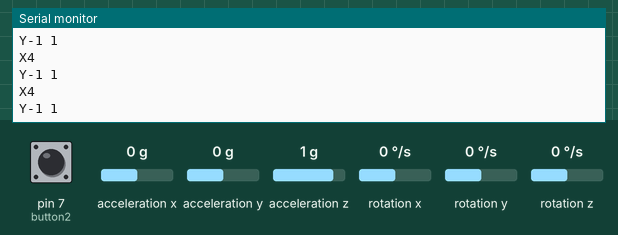
Recording of a sketch running on a simulated Arduino Uno, built with avr-gcc and run on an emulated ATmega328P. Parts: the last lines printed to the serial monitor. Inputs (shaded band) come from the test bench; at power-on: rotation x 0 °/s, pin 7 (button2) LOW, rotation z 0 °/s, acceleration x 0 g, acceleration y 0 g, acceleration z 1 g, rotation y 0 °/s.

Above: at 1.2 s.
1.3 s: rotation x set to -192 °/s
At 2.03 s:
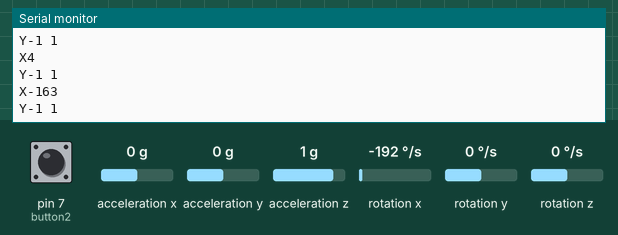
4.3 s: pin 7 (button2) pulled HIGH for 0.45 s
At 4.86 s:
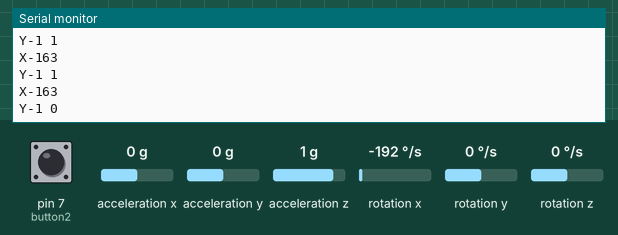
6.2 s: rotation z set to -192 °/s
At 6.88 s:
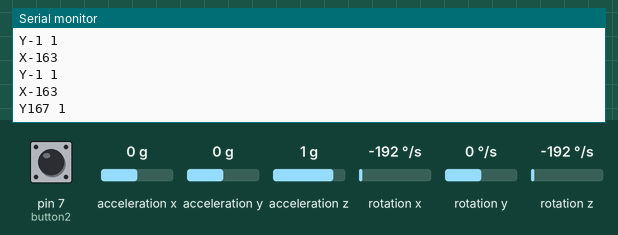
9.2 s: pin 7 (button2) pulled HIGH for 1 s
At 9.71 s:
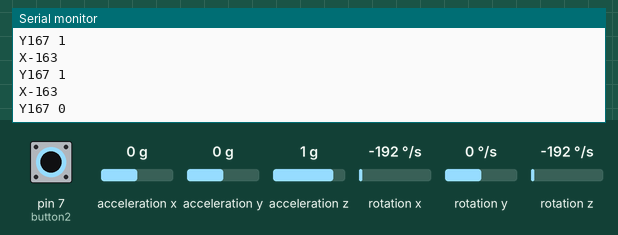
11.7 s: rotation x set to -100 °/s
At 11.73 s:
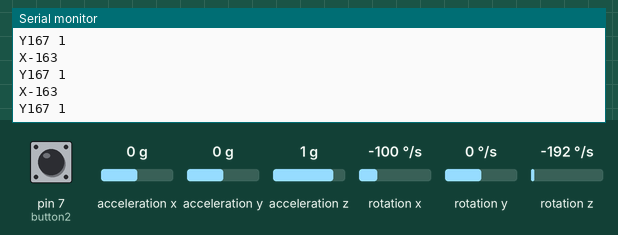
Timing chart, 0 to 14.2 s (numbered marks = the images above; inputs shaded):
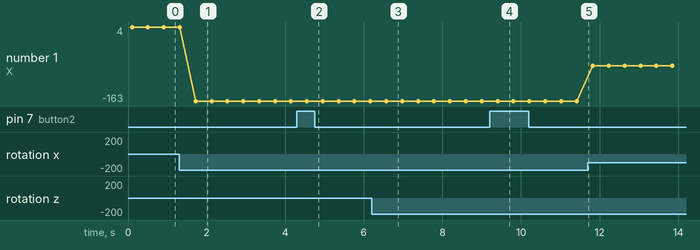

The sketch:

Sensors.ino
```cpp
#include <Wire.h>
#include <I2Cdev.h>
#include <MPU6050.h>
MPU6050 mpu;
// 16 bits variables to get values of accelerometer and gyroscope in X, Y and Z axis.
int16_t ax, ay, az, gx, gy, gz;
// Variables in X direction and Y direction.
int vx, vy;
// Buttons for left and right click.
int button1 = 6;
int button2 = 7;
int buttonState1 = 0;
int buttonState2 = 0;
int leftButton;

void setup() {
	// To Initialize the Serial Bus for printing data.
	Serial.begin(9600);

	/*
	* To initiate the Wire library and join the I2C bus as a master or slave.
	* This function should normally be called only once.
	*
	* Parameters :- address: the 7-bit slave address (optional); if not specified, join the bus as a master.
	*
	* Returns :- None
	*/

	Wire.begin();

	//Buttons used for clicking
	pinMode(button1, INPUT);
	pinMode(button2, INPUT);
	pinMode(7, INPUT);

	// To initialize MPU 6050 with default values
	mpu.initialize();

	// Wait for MPU6050 to respond test connection function tries to recieve demo data to check is MPU6050 connected perfectly
	if (!mpu.testConnection()) { while (1); }
}
void loop() {

	// Function used to get values of accelerometer and gyroscope in three directions.
	mpu.getMotion6(&ax, &ay, &az, &gx, &gy, &gz);

	// Calculate velocities in X and Y directions
	vx = (gx+15)/150;
	vy = -(gz-100)/150;

	// Read data from pin7 to check has user clicked
	leftButton = digitalRead(7);
	delay(100);

	// Delay to stop switch Debouncing.
	// Print data serially along X axis
	Serial.print("X");
	Serial.println(vx+4);

	// added values to calibrate sensors value
	delay(100);

	//Delay kept for instructions not to be skipped
	Serial.print("Y");

	Serial.print(vy-1);
	delay(100);

	// added values to calibrate the sensors value
	//Delay kept for instructions not to be skipped
	// When Switch is pressed low voltage (low logic level) is passed
	//To check and print on serial monitor that is PIN high or low i.e. is switched pressed or not
	if(leftButton == HIGH){
		Serial.println(" 0");
		delay(100);
	}
	if(leftButton == LOW){
		Serial.println(" 1");
		delay(100);
	}
}
```

Measured:
- after the input at 1.3 s, the serial monitor: prints a new line after 0.42 s (image 1)
- after the input at 4.3 s, the serial monitor: prints a new line after 0.35 s (image 2)
- after the input at 6.2 s, the serial monitor: prints a new line after 0.47 s (image 3)
- after the input at 9.2 s, the serial monitor: prints a new line after 0.30 s (image 4)
- plotted number 1: 4 → -163 after the input at 1.3 s, -163 → -83 after the input at 11.7 s
